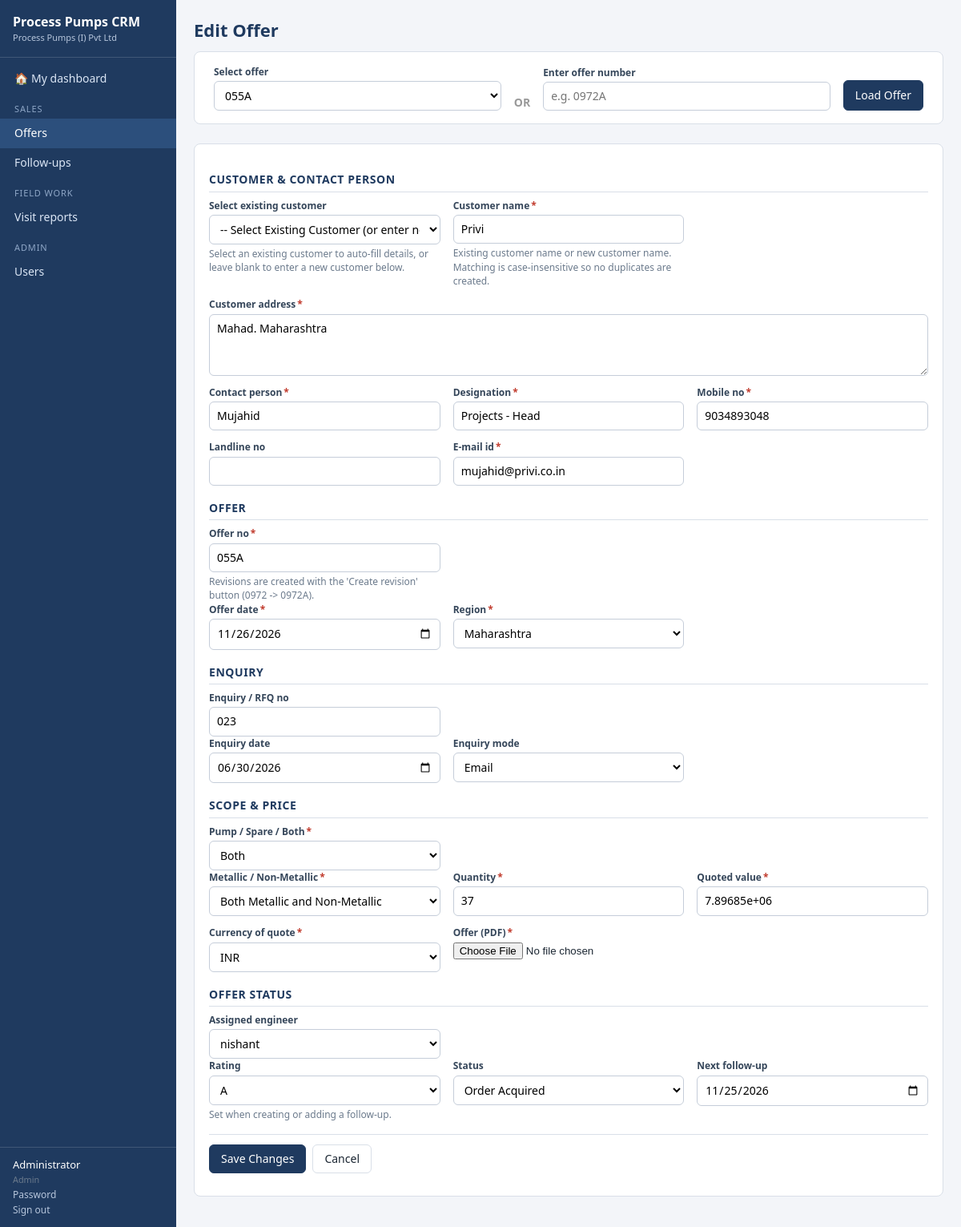
/offers/edit-offer?id=4 (signed in), run on the app's committed database.
### tables this page shows
CREATE TABLE "users" (id INTEGER PRIMARY KEY AUTOINCREMENT, "full_name" TEXT, "email" TEXT, "role" TEXT, "phone" TEXT, "regions" TEXT, "active" INTEGER, "password_hash" TEXT, "created_at" TEXT, "created_by" INTEGER, "updated_at" TEXT, "updated_by" INTEGER);

CREATE TABLE "customers" (id INTEGER PRIMARY KEY AUTOINCREMENT, "name" TEXT, "address" TEXT, "region" TEXT, "created_at" TEXT, "created_by" INTEGER, "updated_at" TEXT, "updated_by" INTEGER);

CREATE TABLE "customers_contacts" (id INTEGER PRIMARY KEY AUTOINCREMENT, "customers_id" INTEGER, "person_name" TEXT, "designation" TEXT, "mobile" TEXT, "landline" TEXT, "email" TEXT);

CREATE TABLE "offers" (id INTEGER PRIMARY KEY AUTOINCREMENT, "customer_id" INTEGER, "contact_id" INTEGER, "offer_no" TEXT, "base_no" TEXT, "revision" TEXT, "offer_date" TEXT, "region" TEXT, "enquiry_no" TEXT, "enquiry_date" TEXT, "enquiry_mode" TEXT, "item_type" TEXT, "moc" TEXT, "quantity" INTEGER, "quoted_value" REAL, "currency" TEXT, "offer_pdf" TEXT, "assigned_engineer_id" INTEGER, "rating" TEXT, "status" TEXT, "next_followup_date" TEXT, "is_latest" INTEGER, "created_at" TEXT, "created_by" INTEGER, "updated_at" TEXT, "updated_by" INTEGER);

### app/modules/offers/module.py (the view, shortened to what this page needs)
    @bp.route("/edit-offer", methods=["GET", "POST"])
    def edit_select():
        if not module.can("edit", g.user):
            from flask import abort
            abort(403)
        offer_id = request.args.get("id")
        row = None
        values = {}
        errors = {}
        if offer_id:
            row = module.get(int(offer_id), g.user)
            if row:
                from app.core.crud import _form_values
                values, _src = _form_values(module, row, g.user)
        offers_list = _get_user_offers(g.user)
        return render_template("offer_edit.html", module=module, row=row, values=values,
                               errors=errors, offers=offers_list)

### app/core/auth.py (called while the page is built)
def csrf_token():
    if "_csrf" not in session:
        session["_csrf"] = secrets.token_hex(16)
    return session["_csrf"]

@bp.before_app_request
def load_user_and_guard():
    g.user = None
    uid = session.get("uid")
    if uid:
        u = db.q1("SELECT * FROM users WHERE id=? AND active=1", (uid,))
        if u:
            u.pop("password_hash", None)
            g.user = u
    if request.method == "POST":
        sent = request.form.get("_csrf") or request.headers.get("X-CSRF-Token")
        if not sent or sent != session.get("_csrf"):
            abort(400, "Security token missing or expired - please reload the page and try again.")
    if request.endpoint and request.endpoint not in PUBLIC_ENDPOINTS and g.user is None:
        return redirect(url_for("auth.login", next=request.full_path if request.method == "GET" else None))

### app/core/crud.py (called while the page is built)
def _form_values(module, row, user, args=None):
    vals = {}
    src = dict(module.defaults(user))
    if row:
        src.update(row)
        if module.extra_values:
            src.update(module.extra_values(row))
    else:
        if args:
            src.update({k: v for k, v in args.items() if k in module.by_name})
        if module.prefill:
            src.update(module.prefill(dict(args or {}), user) or {})
    for f in module.form_fields:
        vals[f.name] = f.to_form(src.get(f.name)) if f.kind != "file" else src.get(f.name)
    return vals, src

### app/core/db.py (called while the page is built)
def connect(path):
    conn = sqlite3.connect(path, timeout=30)
    conn.row_factory = sqlite3.Row
    conn.execute("PRAGMA journal_mode=WAL")
    conn.execute("PRAGMA foreign_keys=OFF")
    return conn

def get_db():
    if "db" not in g:
        g.db = connect(current_app.config["DATABASE"])
    return g.db

def _teardown(exc):
    conn = g.pop("db", None)
    if conn is not None:
        try:
            conn.rollback() if exc else conn.commit()
        finally:
            conn.close()

def q(sql, params=()):
    return [dict(r) for r in get_db().execute(sql, params).fetchall()]

def q1(sql, params=()):
    r = get_db().execute(sql, params).fetchone()
    return dict(r) if r else None

### app/core/fields.py (called while the page is built)
    def to_form(self, value):
        return "" if value is None else str(value)

    def to_form(self, value):
        if value in (None, ""):
            return ""
        try:
            num = float(str(value).replace(",", "").strip())
            return "%g" % num if num.is_integer() else "%.2f" % num
        except (ValueError, TypeError):
            return str(value)

### app/templates/offer_edit.html (shortened to what this page needs)
{% extends 'base.html' %}
{% from '_macros.html' import input %}
{% block content %}
<h1>Edit Offer</h1>
<div class="card" style="margin-bottom:1.5rem; padding:1rem 1.5rem;">
  <div style="display:flex; gap:1rem; align-items:flex-end; flex-wrap:wrap;">
    <div class="field" style="flex:1; min-width:200px; margin:0;">
      <label for="select_edit_offer">Select offer</label>
      <select id="select_edit_offer">
        {% for oid, ono in offers %}
        <option value="{{ oid }}" {% if row and row.id == oid %}selected{% endif %}>{{ ono }}</option>
        {% endfor %}
      </select>
    </div>
    <div style="display:flex; align-items:center; color:#999; font-weight:600;">OR</div>
    <div class="field" style="flex:1; min-width:200px; margin:0;">
      <label for="enter_offer_no">Enter offer number</label>
      <input type="text" id="enter_offer_no" placeholder="e.g. 0972A">
    </div>
    <button type="button" id="btn_load_offer" class="btn primary" style="height:38px;">Load Offer</button>
  </div>
</div>
<div id="offer_form_wrap" {% if not row %}style="display:none"{% endif %}>
<form method="post" enctype="multipart/form-data" class="card" id="offer_edit_form">
  {% set ns = namespace(section=None) %}
  {% for f in module.form_fields %}
    {% if f.section != ns.section or loop.first %}
      {% if not loop.first %}</div>{% endif %}
      {% set ns.section = f.section %}
      {% if f.section %}<h3>{{ f.section }}</h3>{% endif %}<div class="grid-form">
    {% endif %}
    {{ input(f, values.get(f.name), errors.get(f.name), editable=module.field_editable(f, g.user),
             file_value=values.get(f.name) if f.kind == 'file' else None, module=module, parent_id=row.id if row else None) }}
  {% endfor %}
  </div>
  <div class="actions sticky">
    <button class="btn primary">Save Changes</button>
    <a class="btn" href="{{ url_for('offers.index') }}">Cancel</a>
  </div>
</form>
</div>
{% endblock %}

### app/templates/base.html (shortened to what this page needs)
<!doctype html>
<html lang="en"><head>
<link rel="stylesheet" href="{{ url_for('static', filename='css/app.css') }}">
</head><body>
{% if g.user %}
<aside class="side">
  <div class="brand">{{ app_title }}<small>{{ company }}</small></div>
  <nav>
    <a href="{{ url_for('dashboard.home') }}" class="{{ 'on' if request.endpoint == 'dashboard.home' }}">&#127968; My dashboard</a>
    {% for group, items in nav_groups %}
      <div class="grp">{{ group }}</div>
      {% for i in items %}<a href="{{ i.url }}" class="{{ 'on' if request.path.startswith(i.url) and i.url != '/' }}">{{ i.label }}</a>{% endfor %}
    {% endfor %}
  </nav>
  <div class="me">
    <div>{{ g.user.full_name }}<br><small>{{ ROLE_LABELS.get(g.user.role, g.user.role) }}</small></div>
    <a href="{{ url_for('auth.profile') }}">Password</a>
    <form method="post" action="{{ url_for('auth.logout') }}"><input type="hidden" name="_csrf" value="{{ csrf_token() }}"><button class="link">Sign out</button></form>
  </div>
</aside>
{% endif %}
<main class="{{ 'with-side' if g.user }}">
  {% block content %}{% endblock %}
</main>
</body></html>

### app/templates/_macros.html (shortened to what this page needs)
{% macro suggest_attrs(f) -%}
  {%- if f.suggest %} data-suggest-url="{{ f.suggest.url }}" data-fills='{{ f.suggest.fills|tojson }}' autocomplete="off"{% endif -%}
{%- endmacro %}
{% macro input(f, value, error=None, name=None, locked=False, editable=True, file_value=None, module=None, row_id=None, ckey=None, parent_id=None) %}
  {%- set n = name or f.name -%}
  <div class="field {% if f.kind in ('textarea','multichoice') %}wide{% endif %} {% if error %}has-error{% endif %}">
    <label for="{{ n }}">{{ f.label }}{% if f.required and editable %}<span class="req">*</span>{% endif %}</label>
    {%- if not editable -%}
      <div class="static">{% if f.kind == 'ref' %}{{ (f.options()|selectattr(0, 'equalto', value|int(-1))|first or ('',''))[1] }}{% elif f.kind == 'choice' %}{{ f.display(value) }}{% elif f.kind == 'date' %}{{ value|date }}{% else %}{{ value or '' }}{% endif %}</div>
    {%- elif locked -%}
      <input type="hidden" name="{{ n }}" value="{{ value }}">
      <div class="static">{{ (f.options()|selectattr(0, 'equalto', value|int(-1))|first or ('',''))[1] }}</div>
    {%- elif f.kind == 'textarea' -%}
      <textarea id="{{ n }}" name="{{ n }}" rows="3" placeholder="{{ f.placeholder }}">{{ value or '' }}</textarea>
    {%- elif f.kind == 'choice' -%}
      <select id="{{ n }}" name="{{ n }}"><option value="">-- select --</option>
        {% for v, l in f.choices %}<option value="{{ v }}" {% if v == value %}selected{% endif %}>{{ l }}</option>{% endfor %}
      </select>
    {%- elif f.kind == 'multichoice' -%}
      <div class="checks">{% set chosen = (value or '').split(',') %}
        {% for v, l in f.choices %}<label class="check"><input type="checkbox" name="{{ n }}" value="{{ v }}" {% if v in chosen %}checked{% endif %}> {{ l }}</label>{% endfor %}
      </div>
    {%- elif f.kind == 'ref' -%}
      <select id="{{ n }}" name="{{ n }}"><option value="">-- select --</option>
        {% for v, l in f.options() %}<option value="{{ v }}" {% if value|string == v|string %}selected{% endif %}>{{ l }}</option>{% endfor %}
      </select>
    {%- elif f.kind == 'bool' -%}
      <label class="check"><input type="checkbox" id="{{ n }}" name="{{ n }}" value="1" {% if value %}checked{% endif %}> Yes</label>
    {%- elif f.kind == 'date' -%}
      <input type="date" id="{{ n }}" name="{{ n }}" value="{{ value or '' }}">
    {%- elif f.kind in ('int', 'money') -%}
      <input type="number" id="{{ n }}" name="{{ n }}" value="{{ value or '' }}" step="{{ '1' if f.kind == 'int' else '0.01' }}" {% if f.min is not none %}min="{{ f.min }}"{% endif %} placeholder="{{ f.placeholder }}">
    {%- elif f.kind == 'file' -%}
      <input type="file" id="{{ n }}" name="{{ n }}" accept="{{ f.accept|join(',') }}">
    {%- elif f.kind == 'password' -%}
      <input type="password" id="{{ n }}" name="{{ n }}" autocomplete="new-password">
    {%- else -%}
      <input type="{{ 'email' if f.kind == 'email' else 'tel' if f.kind == 'phone' else 'text' }}" id="{{ n }}" name="{{ n }}" value="{{ value or '' }}" placeholder="{{ f.placeholder }}" {% if f.max_length %}maxlength="{{ f.max_length }}"{% endif %}{{ suggest_attrs(f) }}>
    {%- endif -%}
    {% if f.help %}<div class="hint">{{ f.help }}</div>{% endif %}
  </div>
{% endmacro %}

### app/static/css/app.css (style rules this page uses)
:root { --navy:#1f3a5f;--navy2:#2c4f7c;--bg:#f3f5f9;--card:#fff;--line:#d9dfe8;--text:#1c2733;--muted:#6b7a8c; --red:#ffc7ce;--red-t:#9c0006;--yellow:#ffeb9c;--yellow-t:#7a5b00;--green:#c6efce;--green-t:#06602a;--accent:#e08a00;--radius:8px }
* { box-sizing:border-box }
body { margin:0;font:14px/1.45 "Segoe UI",system-ui,Arial,sans-serif;color:var(--text);background:var(--bg) }
a { color:var(--navy2);text-decoration:none }
h1 { font-size:22px;margin:0 0 10px;color:var(--navy) }
h3 { font-size:14px;margin:18px 0 8px;color:var(--navy);border-bottom:1px solid var(--line);padding-bottom:4px;text-transform:uppercase;letter-spacing:.04em }
.muted,.hint,small { color:var(--muted) }
.hint { font-size:12px;margin-top:3px }
.side { position:fixed;inset:0 auto 0 0;width:220px;background:var(--navy);color:#fff;display:flex;flex-direction:column;overflow-y:auto }
.brand { padding:16px;font-weight:700;font-size:16px;border-bottom:1px solid rgba(255,255,255,.15) }
.brand small { display:block;font-weight:400;color:#b7c6dc;font-size:11px }
.side nav { flex:1;padding:8px 0 }
.side nav a { display:block;padding:8px 18px;color:#dbe6f5 }
.side nav a:hover,.side nav a.on { background:var(--navy2);color:#fff;text-decoration:none }
.grp { padding:12px 18px 4px;font-size:11px;text-transform:uppercase;letter-spacing:.08em;color:#8ea6c6 }
.me { padding:12px 16px;border-top:1px solid rgba(255,255,255,.15);font-size:13px }
.me a,.me .link { color:#b7c6dc;margin-right:10px;font-size:12px }
main { padding:22px;max-width:1500px }
main.with-side { margin-left:220px }
.actions { display:flex;gap:8px;flex-wrap:wrap;align-items:center }
.actions.sticky { position:sticky;bottom:0;background:var(--card);padding:12px 0;border-top:1px solid var(--line);margin-top:16px }
.btn { display:inline-block;border:1px solid var(--line);background:#fff;color:var(--text);padding:7px 14px;border-radius:6px;cursor:pointer;font:inherit }
.btn.primary { background:var(--navy);color:#fff;border-color:var(--navy) }
.link { background:none;border:0;cursor:pointer;color:var(--navy2);padding:0;font:inherit }
.card { background:var(--card);border:1px solid var(--line);border-radius:var(--radius);padding:16px 18px;margin-bottom:16px }
.grid-form { display:grid;grid-template-columns:repeat(auto-fill,minmax(250px,1fr));gap:12px 16px }
.field { display:flex;flex-direction:column;position:relative }
.field.wide { grid-column:1/-1 }
.field label { font-weight:600;font-size:12px;margin-bottom:3px;color:#35465a }
.req { color:#c0392b;margin-left:2px }
input[type=text],input[type=email],input[type=tel],input[type=number],input[type=date],input[type=password],select,textarea { width:100%;padding:7px 9px;border:1px solid #c5cdd9;border-radius:6px;font:inherit;background:#fff }

### data on the page
users: user.full_name "Administrator", get "Admin"
customers: cust_name "Privi", cust_address "Mahad. Maharashtra"
customers_contacts: person_name "Mujahid" "Projects - Head" "9034893048" "mujahid@privi.co.in"
offers: offer_no "055A" "023", offer_date "11/26/2026" "06/30/2026" "11/25/2026", region "Maharashtra" "Email" "Both" "INR" "Order Acquired"

### other printed values
{{ app_title }} "Process Pumps CRM"
{{ company }} "Process Pumps (I) Pvt Ltd"
{{ group }} "SALES" "FIELD WORK" "ADMIN"
{{ i.label }} "Offers" "Follow-ups" "Visit reports" "Users"
{{ f.section }} "CUSTOMER & CONTACT PERSON" "OFFER" "ENQUIRY" "SCOPE & PRICE" "OFFER STATUS"
{{ f.label }} "Select existing customer" "Customer name" "Customer address" "Contact person" "Designation" "Mobile no" "Landline no" "E-mail id" "Offer no" "Offer date" "Region" "Enquiry / RFQ no" "Enquiry date" "Enquiry mode" "Pump / Spare / Both" "Metallic / Non-Metallic" "Quantity" "Quoted value" "Currency of quote" "Offer (PDF)" "Assigned engineer" "Rating" "Status" "Next follow-up"
{{ f.help }} "Select an existing customer to auto-fill details, or leave blank to enter a new customer below." "Existing customer name or new customer name. Matching is case-insensitive so no duplicates are created." "Revisions are created with the 'Create revision' button (0972 -> 0972A)." "Set when creating or adding a follow-up."
form field value "055A"
form field select_customer "-- Select Existing Customer (or enter new customer below) --"
form field moc "Both Metallic and Non-Metallic"
form field assigned_engineer_id "nishant"
form field rating "A"
